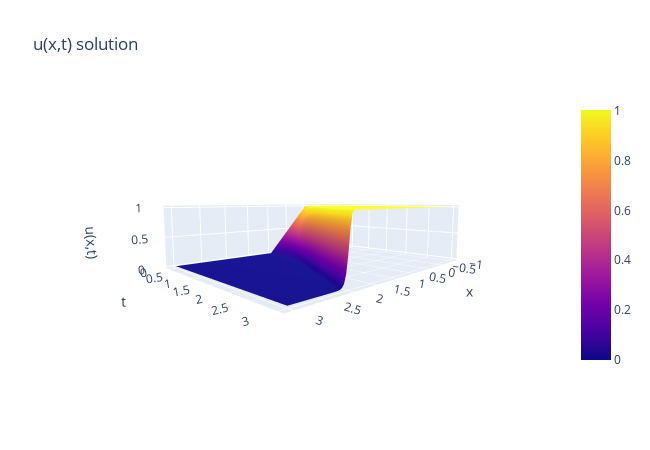

The notebook cell saved with this chart:
### Code cell
# Movable Solution 
camera = dict(
    up=dict(x=1, y=1, z=1),
    center=dict(x=0, y=0, z=0),
    eye=dict(x=1.7, y=1.7, z=0.25)
)
fig = go.Figure(data=[go.Surface(z=U.T, x=X, y=T)])
fig.update_layout(title='u(x,t) solution', autosize=False,
                  width=650, height=450, scene_camera=camera, 
                  scene = dict(
                    xaxis_title='x',
                    yaxis_title='t',
                    zaxis_title='u(x,t)'))
fig.show()

### Figure 1 — Plotly figure (JSON) as saved in the notebook; plotly's stock layout.template omitted (floating-point values rounded to 4 significant figures; data arrays with more than 128 entries replaced by an {"elided": "..."} marker saying what was removed)
{"data": [{"type": "surface", "x": {"elided": "201x101 float values"}, "y": {"elided": "201x101 float values"}, "z": {"elided": "201x101 float values"}}], "layout": {"autosize": false, "height": 450, "scene": {"camera": {"center": {"x": 0, "y": 0, "z": 0}, "eye": {"x": 1.7, "y": 1.7, "z": 0.25}, "up": {"x": 1, "y": 1, "z": 1}}, "xaxis": {"title": {"text": "x"}}, "yaxis": {"title": {"text": "t"}}, "zaxis": {"title": {"text": "u(x,t)"}}}, "title": {"text": "u(x,t) solution"}, "width": 650}}
